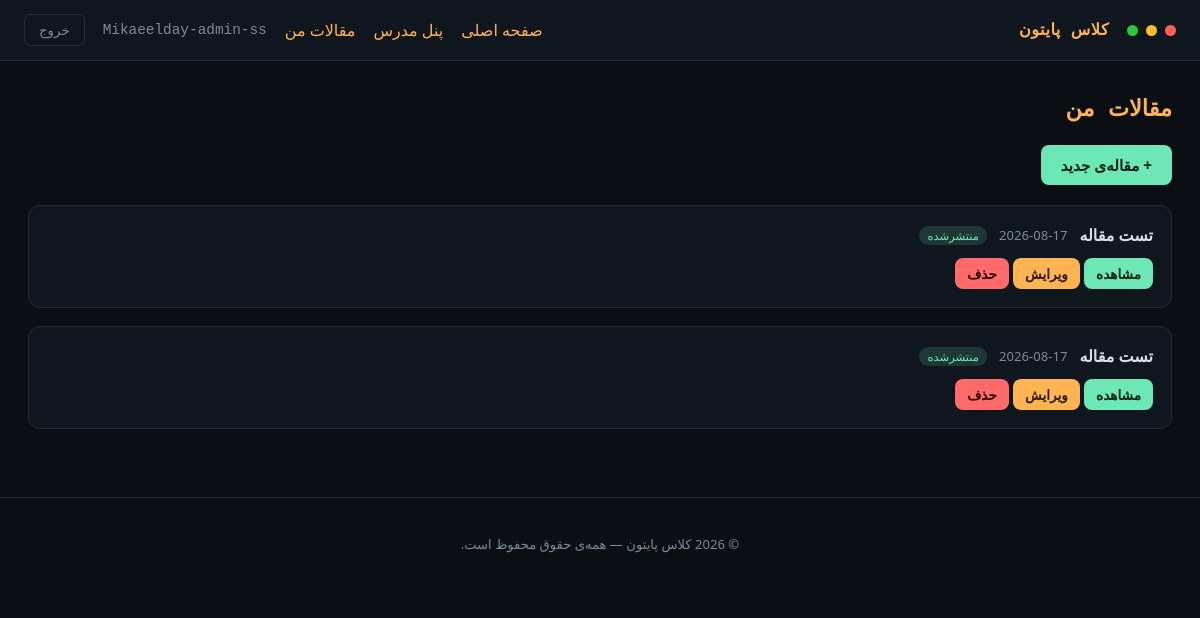
Page /articles/mine/ (signed in) on the earlier database version.
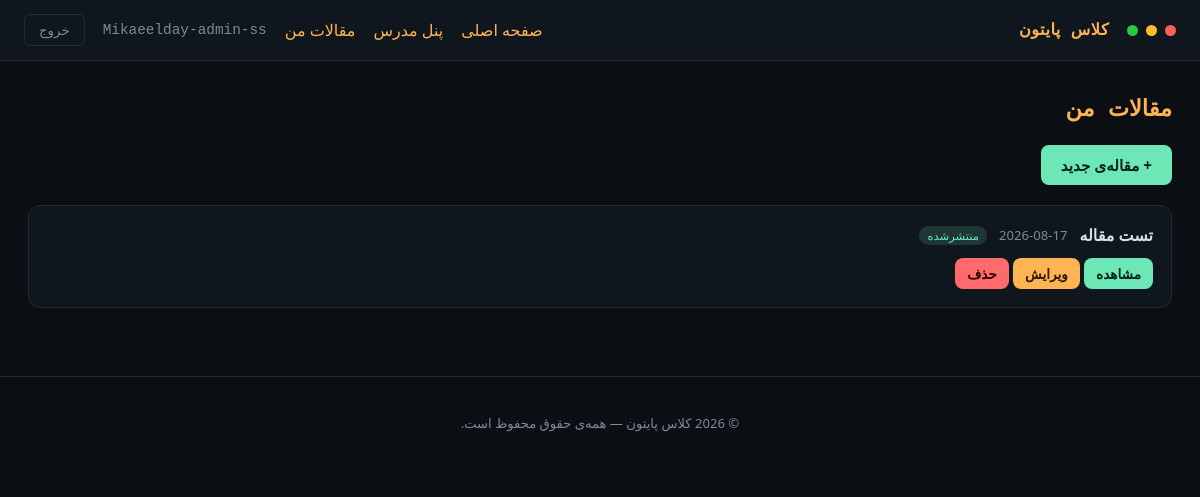
Same page on the later database version.
### core/models.py (models this page shows, shortened)
class Article(models.Model):
    title = models.CharField("عنوان", max_length=200)
    slug = models.SlugField("نامک", max_length=220, unique=True, blank=True)
    summary = models.CharField("خلاصه", max_length=300, blank=True)
    content = models.TextField("متن مقاله")
    author = models.ForeignKey(
        settings.AUTH_USER_MODEL,
        on_delete=models.SET_NULL,
        null=True,
        related_name="articles",
        verbose_name="نویسنده",
    )
    published = models.BooleanField("منتشرشده", default=True)
    created_at = models.DateTimeField("تاریخ انتشار", auto_now_add=True)
    updated_at = models.DateTimeField("آخرین ویرایش", auto_now=True)
    class Meta:
        ordering = ["-created_at"]
        verbose_name = "مقاله"
        verbose_name_plural = "مقالات"

### core/views.py (the view)
# urls.py: path("articles/mine/", views.my_articles, name="my_articles"),
@user_passes_test(is_instructor)
def my_articles(request):
    articles_qs = Article.objects.filter(author=request.user)
    paginator = Paginator(articles_qs, 10)
    page_number = request.GET.get("page")
    articles = paginator.get_page(page_number)
    return render(request, "core/my_articles.html", {"articles": articles})

### core/views.py (called while the page is built)
def is_instructor(user):
    return user.is_staff

### core/templates/core/my_articles.html (shortened to what this page needs)
{% extends "core/base.html" %}
{% block content %}
<h1 class="page-heading">مقالات من</h1>
<a href="{% url 'article_create' %}" class="btn btn--primary" style="margin-bottom:20px;display:inline-block;">+ مقاله‌ی جدید</a>
{% if articles %}
<div class="submission-detail-list">
    {% for article in articles %}
    <div class="submission-detail">
        <div class="submission-detail__head">
            <span class="submission-detail__title">{{ article.title }}</span>
            <span class="submission-detail__date">{{ article.created_at|date:"Y-m-d" }}</span>
            {% if article.published %}
                <span class="badge badge--ok">منتشرشده</span>
            {% else %}
                <span class="badge">پیش‌نویس</span>
            {% endif %}
        </div>
        <a href="{% url 'article_detail' article.slug %}" class="btn btn--small btn--primary">مشاهده</a>
        <a href="{% url 'article_edit' article.slug %}" class="btn btn--small btn--accent">ویرایش</a>
        <form method="post" action="{% url 'article_delete' article.slug %}"
              style="display:inline"
              onsubmit="return confirm('مطمئنی می‌خوای این مقاله حذف بشه؟');">
            <button type="submit" class="btn btn--small" style="background:var(--red);color:#2a0000;">حذف</button>
        </form>
    </div>
    {% endfor %}
</div>
{% else %}
<p class="sidebar__empty">هنوز مقاله‌ای ننوشته‌ای.</p>
{% endif %}
{% endblock %}

Differences in the rows shown:
removed Article: title "تست مقاله", created_at "2026-08-17", published "منتشرشده"
